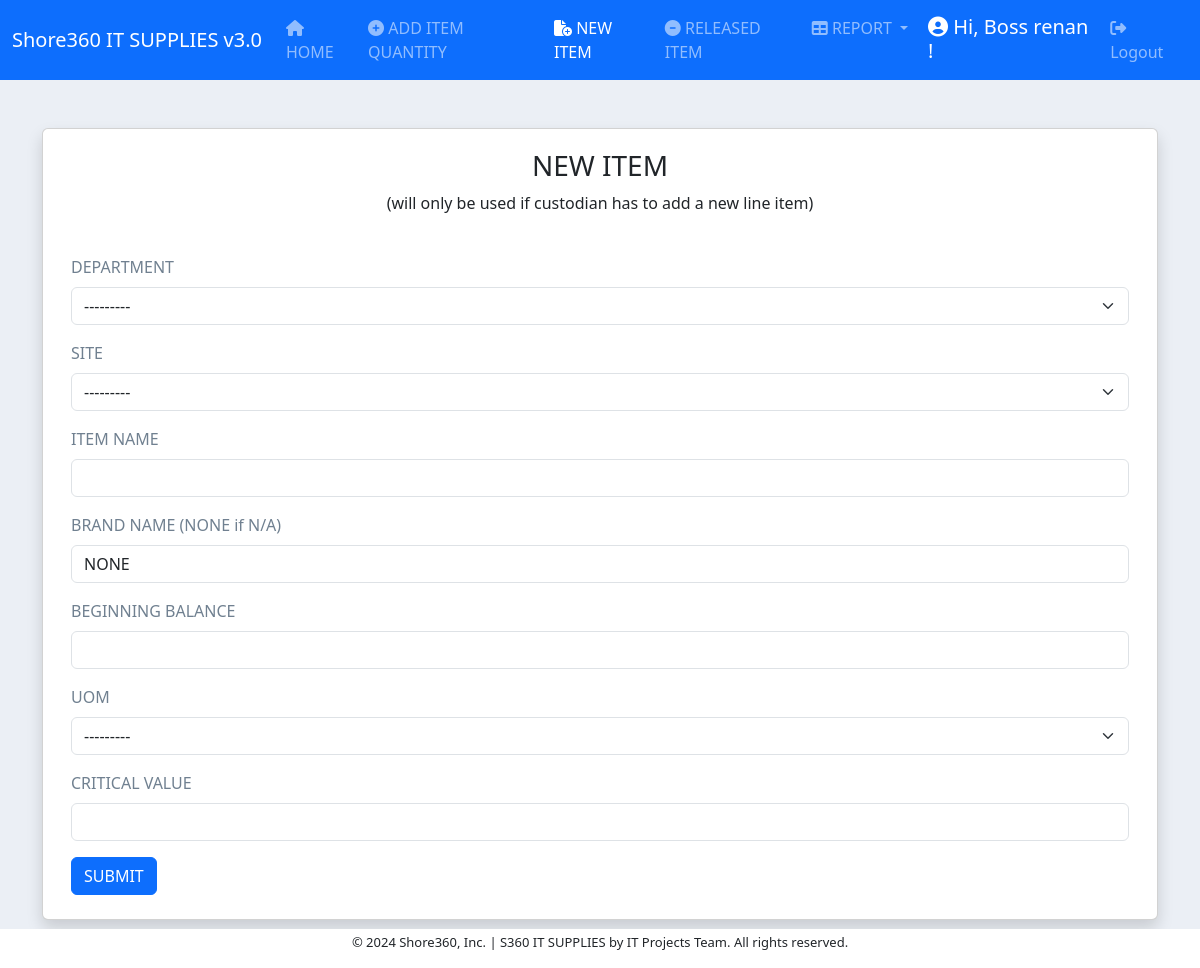
/new_item/ (signed in), run on an earlier commit of the app's database.
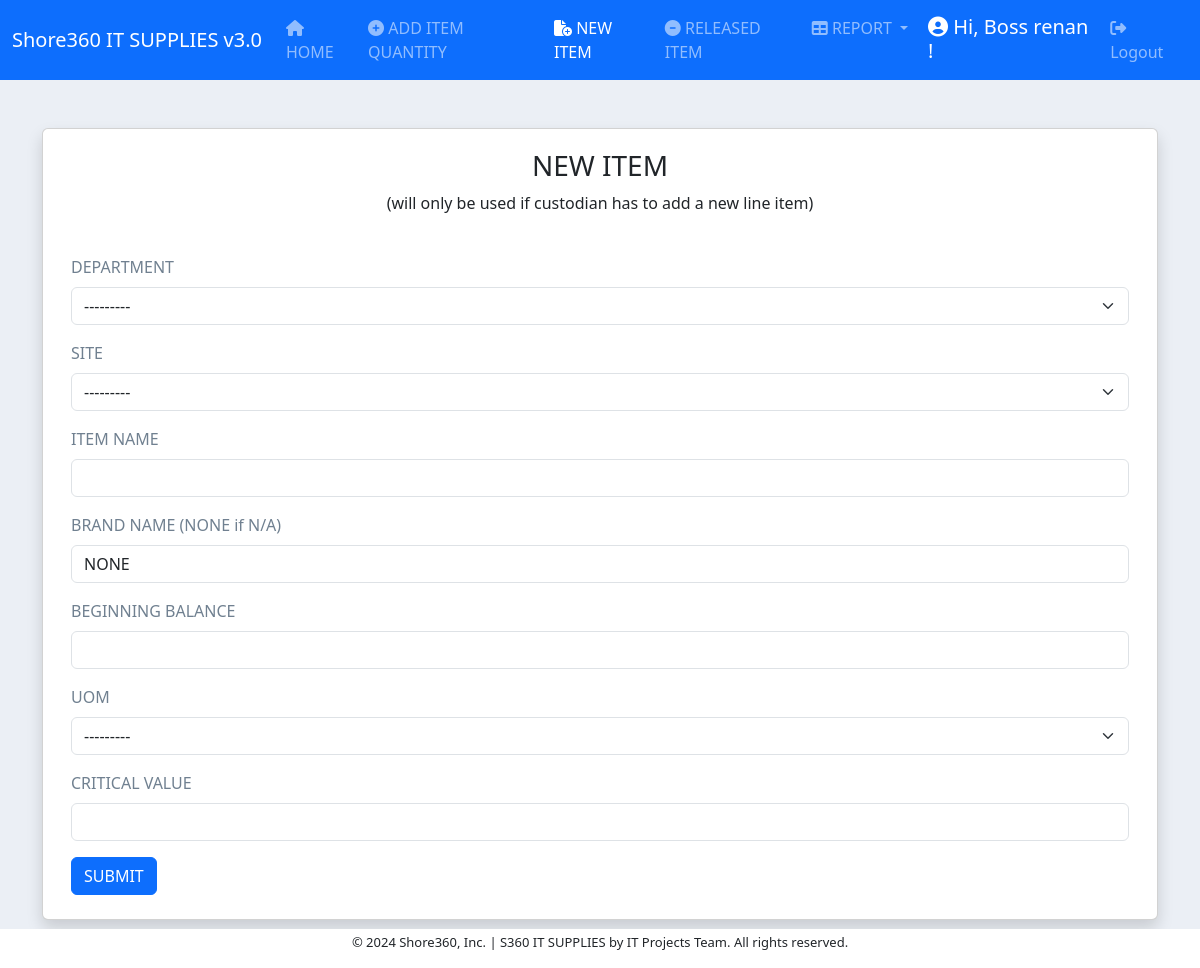
And on a later commit of the database.
### inventory/models.py (models this page shows, shortened)
class Department(models.Model):
    department = models.CharField(max_length=200)
    def __str__(self):
        return self.department
    class Meta:
        ordering = ["department"]

### inventory/views.py (the view)
# urls.py: path('new_item/', views.new_item, name='new_item'),
@login_required
def new_item(request):
    if request.method == 'POST':
        form = ItemNewForm(request.POST)
        if form.is_valid():
            form_item_department = request.POST.get('department')
            form_item_site = request.POST.get('site')
            form_item_name = request.POST.get('item_name')
            form_item_brand = request.POST.get('brand_name')
            form_item_soh = request.POST.get('soh')
            form_item_uom = request.POST.get('uom')
            uom_value = UOM.objects.get(id=form_item_uom)
            site_value = Site.objects.get(id=form_item_site)
            department_value = Department.objects.get(id=form_item_department)
            concat = f"{form_item_name} | {form_item_brand} | {department_value} | {site_value}"
            if ItemBase.objects.filter(item_code__iexact=concat).exists():
                messages.error(request, f"The value '{concat}' already exists in the database. Please enter a different value.")
                return redirect('new_item')
            itemcode = ItemCode.objects.create(code=concat, site=site_value, department=department_value)
            itemNewForm = form.save(commit=False)
            try:
                user = request.user
                member = TeamMember.objects.get(member=user)
            except TeamMember.DoesNotExist:
                member = TeamMember.objects.get(member="ADMIN")
            itemTransaction = Item(
                item_code=itemcode,
                item_name=form_item_name,
                brand_name=form_item_brand,
                quantity=form_item_soh,
                remarks="BEGINNING",
                uom=uom_value,
                member=member,
                site=site_value,
                department=department_value,
                user=request.user
            )
            itemNewForm.item_code = concat
            try:
                itemNewForm.save()
                itemTransaction.save()
                itemcode.save()
                messages.success(request, "New Item added successfully!")
                return redirect('summary_item')
            except Exception as e:
                messages.error(request, f"Invalid Input: {e}")
    else:
        form = ItemNewForm()
    context = {'form': form}
    return render(request, 'inventory/new_item.html', context)

### inventory/models.py (called while the page is built)
    def __str__(self):
        return self.uom

    def __str__(self):
        return self.site

### inventory/templates/inventory/new_item.html (shortened to what this page needs)
{% extends 'base.html'  %}
{% load crispy_forms_tags %}
{% block content %}
<div class="container">
  <div class="card card-body mt-5 mb-5 pb-4 shadow fade show">
    <div class="container mt-1 mb-4">
      <center><h3>NEW ITEM</h3></center>
      <center><p>(will only be used if custodian has to add a new line item)</p></center>
    </div>
      <div class="container">
        <form action="" method="POST">
          {{ form | crispy }}
          <button type="submit" class="btn btn-primary addbtn">
            SUBMIT</button>
        </form>
      </div>
  </div>
</div>
{% endblock content %}

What changed in the data, as far as the page shows it:
now on this page (row edited): Department: department "---------"
Also different on the page:
form field department: "---------" → (not shown)
